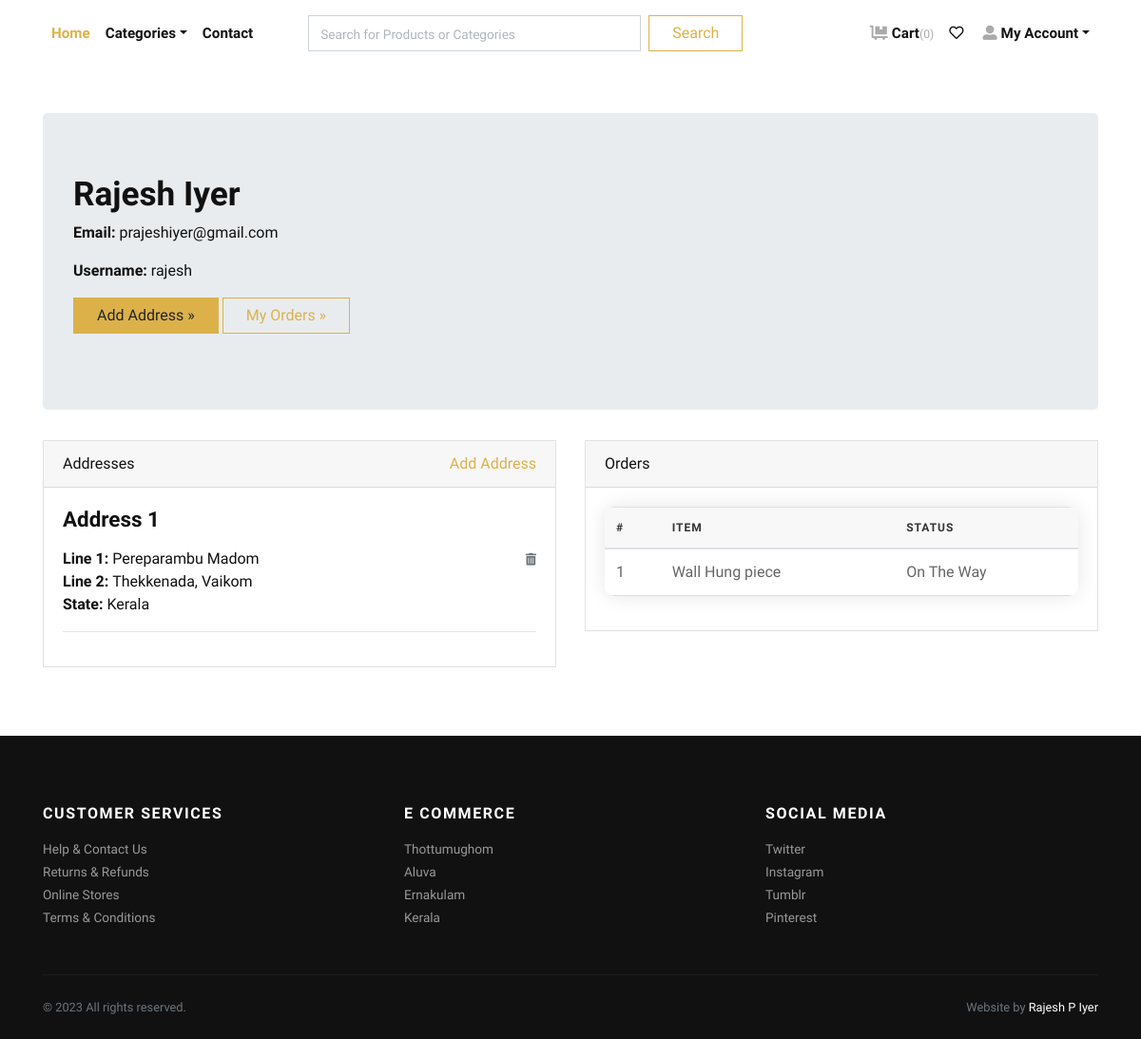
The app's page /accounts/profile/ (signed in) with its own data.
### store/models.py (models this page shows, shortened)
class Address(models.Model):
    user = models.ForeignKey(User, verbose_name="User", on_delete=models.CASCADE)
    locality = models.CharField(max_length=150, verbose_name="Line 1")
    city = models.CharField(max_length=150, verbose_name="Line 2")
    state = models.CharField(max_length=150, verbose_name="State")

class Order(models.Model):
    user = models.ForeignKey(User, verbose_name="User", on_delete=models.CASCADE)
    address = models.ForeignKey(Address, verbose_name="Shipping Address", on_delete=models.CASCADE)
    product = models.ForeignKey(Product, verbose_name="Product", on_delete=models.CASCADE)
    quantity = models.PositiveIntegerField(verbose_name="Quantity")
    ordered_date = models.DateTimeField(auto_now_add=True, verbose_name="Ordered Date")
    status = models.CharField(
        choices=STATUS_CHOICES,
        max_length=50,
        default="Pending"
        )

class Product(models.Model):
    title = models.CharField(max_length=150, verbose_name="Product Title")
    slug = models.SlugField(max_length=160, verbose_name="Product Slug")
    sku = models.CharField(max_length=255, unique=True, verbose_name="Unique Product ID (SKU)")
    short_description = models.TextField(verbose_name="Short Description")
    detail_description = models.TextField(blank=True, null=True, verbose_name="Detail Description")
    product_image = models.ImageField(upload_to='product', blank=True, null=True, verbose_name="Product Image")
    price = models.DecimalField(max_digits=8, decimal_places=2)
    stock = models.PositiveIntegerField(verbose_name="Stock")
    category = models.ForeignKey(Category, verbose_name="Product Categoy", on_delete=models.CASCADE)
    brand = models.ForeignKey(Brand, verbose_name="Product Brand", on_delete=models.CASCADE,null=True)
    is_active = models.BooleanField(verbose_name="Is Active?")
    is_featured = models.BooleanField(verbose_name="Is Featured?")
    created_at = models.DateTimeField(auto_now_add=True, verbose_name="Created Date")
    updated_at = models.DateTimeField(auto_now=True, verbose_name="Updated Date")
    class Meta:
        verbose_name_plural = 'Products'
        ordering = ('-created_at', )

### store/views.py (the view)
# urls.py: path('accounts/profile/', views.profile, name="profile"),
@login_required
def profile(request):
    if request.user.is_staff == True:
        return redirect('store:home')
    addresses = Address.objects.filter(user=request.user)
    orders = Order.objects.filter(user=request.user)
    return render(request, 'account/profile.html', {'addresses':addresses, 'orders':orders})

### store/context_preprocessors.py (called while the page is built)
def store_menu(request):
    categories = Category.objects.filter(is_active=True).order_by('created_at')
    context = {
        'categories_menu': categories,
    }
    return context

def cart_menu(request):
    if request.user.is_authenticated:
        cart_items= Cart.objects.filter(user=request.user)
        context = {
            'cart_items': cart_items,
        }
    else:
        context = {}
    return context

### templates/account/profile.html (shortened to what this page needs)
{% extends 'base.html' %}
{% load static %}
    {% block content %}
      <div class="container py-5">
        <div class="jumbotron">
          <h1>{{request.user.first_name}} {{request.user.last_name}}</h1>
          <p><strong>Email:</strong> {{request.user.email}}</p>
          <p><strong>Username:</strong> {{request.user.username}}</p>
          <p><a class="btn btn-primary btn-large" href="{% url 'store:add-address' %}">Add Address »</a> <a class="btn btn-outline-primary btn-large" href="#">My Orders »</a></p>
        </div>
        <div class="row">
          <div class="col-lg-6">
            <div class="card mb-4" id="headings">
              <div class="card-header">Addresses <span class="float-right"><a href="{% url 'store:add-address' %}">Add Address</a></span></div>
              <div class="card-body">
                {% if addresses %}
                    {% for address in addresses %}
                        <h4 class="mb-3">Address {{forloop.counter}}</h4>
                        <span class="float-right"><a href="{% url 'store:remove-address' address.id %}"><i class="fas fa-trash-alt small text-muted"></i></a></span>
                        <p>
                            <strong>Line 1: </strong>{{address.locality}} <br>
                            <strong>Line 2: </strong>{{address.city}} <br>
                            <strong>State: </strong>{{address.state}} <br>
                        </p>
                        <hr>
                    {% endfor %}
                {% else %}
                <div class="text-danger">
                  Address not Added.
                </div>
                {% endif %}
              </div>
            </div>
          </div>
          <div class="col-lg-6">
            <div class="card mb-4" id="tables">
              <div class="card-header">Orders</div>
              <div class="card-body">
                <table class="table table-hover">
                  <thead>
                    <tr>
                      <th>#</th>
                      <th>Item</th>
                      <th>Status</th>
                    </tr>
                  </thead>
                  <tbody>
                    {% if orders %}
                      {% for order in orders %}
                        <tr>
                          <td>{{forloop.counter}}</td>
                          <td>{{order.product.title}}</td>
                          <td>
                            {{order.status}}
                          </td>
                        </tr>
                      {% endfor %}
                    {% else %}
                    <tr>
                      <td class="text-danger" colspan="3">You've not Ordered anything yet.</td>
                    </tr>
                    {% endif %}
                  </tbody>
                </table>
              </div>
            </div>
          </div>
        </div>
      </div>
{% endblock content %}

### ecommerce/static/css/style.default.css (style rules this page uses)
strong { font-weight: 700; }
.btn { font-weight: 400; border: 1px solid transparent; font-family: inherit; padding: 0.375rem 1.5rem; font-size: 1rem; line-height: 1.5; border-radius: 0; transition: color 0.15s ease-in-out, background-color 0.15s ease-in-out, border-color 0.15s ease-in-out, box-shadow 0.15s ease-in-out; }
.btn-primary { color: #212529; background-color: #dcb14a; border-color: #dcb14a; }
.btn-outline-primary { color: #dcb14a; background-color: transparent; background-image: none; border-color: #dcb14a; }
body { font-family: "Libre Franklin", sans-serif; font-size: 1rem; font-weight: 400; line-height: 1.5; color: #111111; background-color: #fff; }
a { color: #dcb14a; text-decoration: none; }
h1, h2, h3, h4, h5, h6, .h1, .h2, .h3, .h4, .h5, .h6 { margin-bottom: 0.5rem; font-family: inherit; font-weight: 900; line-height: 1.2; color: inherit; }
h1, .h1 { font-size: 2.2rem; }
h4, .h4 { font-size: 1.4rem; }
hr { border-top: 1px solid rgba(17, 17, 17, 0.1); }
small, .small { font-size: 80%; font-weight: 400; }
.card { background-color: #fff; border: 1px solid rgba(17, 17, 17, 0.125); border-radius: 0; }
.card-body { padding: 1.25rem; }
.card-header { padding: 0.75rem 1.25rem; background-color: rgba(17, 17, 17, 0.03); border-bottom: 1px solid rgba(17, 17, 17, 0.125); }
.card-header:first-child { border-radius: calc(0 - 1px) calc(0 - 1px) 0 0; }

### templates/base.html (style rules this page uses)
table { width: 100%; border-collapse: collapse; border-radius: 10px; overflow: hidden; box-shadow: 0 0 20px rgba(0, 0, 0, 0.1); margin-bottom: 20px; }
th, td { padding: 12px 15px; text-align: left; border-bottom: 1px solid #ddd; }
th { background-color: #f8f8f8; color: #333; text-transform: uppercase; font-size: 12px; letter-spacing: 1px; }
td { background-color: #fff; color: #666; }

### records on screen
Address: locality "Pereparambu Madom", city "Thekkenada, Vaikom", state "Kerala"
Order: product "Wall Hung piece", status "On The Way"

### other values on screen
{{ cart_items.count }} "0"
{{ request.user.first_name }} "Rajesh"
{{ request.user.last_name }} "Iyer"
{{ request.user.email }} "prajeshiyer@gmail.com"
{{ request.user.username }} "rajesh"
